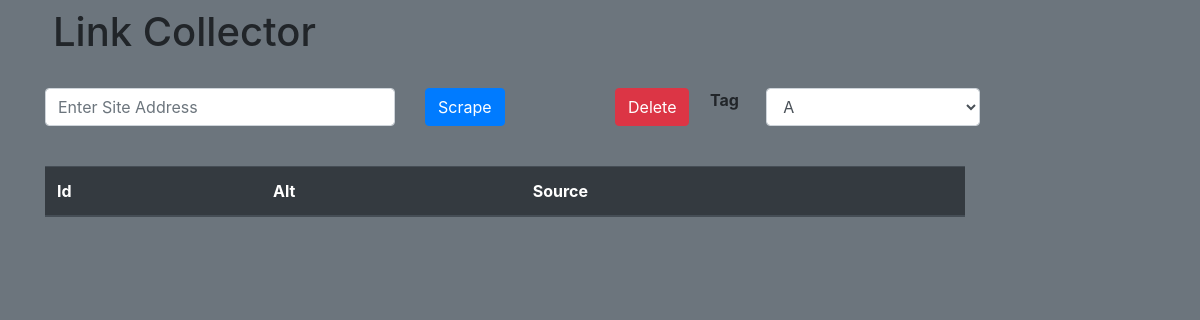
Before: /paragraphs with the older database file.
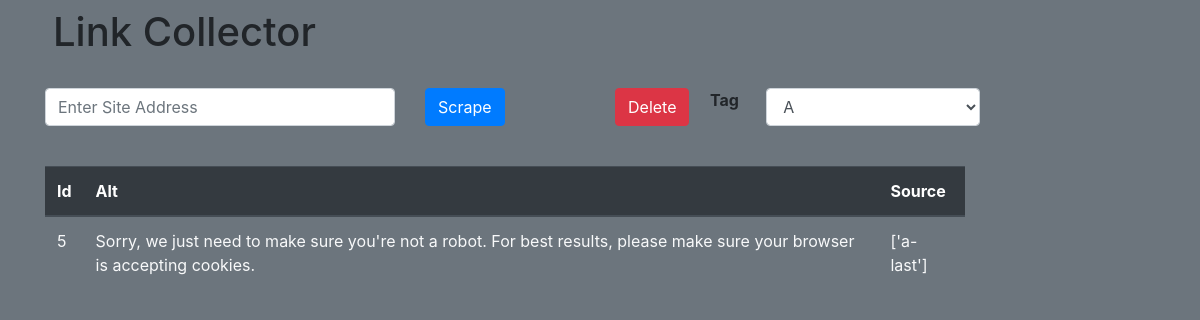
After: the same page with the newer database file.
### link_scrape/models.py (models this page shows, shortened)
class Paragraph(models.Model):
    tag = models.CharField(max_length=1000, default="paragraph")
    inner_text= models.CharField(max_length=1000, null=True, blank=True)
    class_name= models.CharField(max_length=1000, null=True, blank=True)

### link_scrape/views.py (the view)
# urls.py: path('paragraphs', views.para_view, name = 'paragraphs'),
def para_view(request):
    paragraphs = Paragraph.objects.all()
    return render(request, 'link_scrape/para.html', {"paragraphs": paragraphs})

### link_scrape/templates/link_scrape/para.html
{% extends 'link_scrape/base.html' %}
{% block body %}
        <div class="row">
            <div class="col-md-10">
                <table class="table">
                    <thead class="thead-dark">
                      <tr>
                        <th scope="col">Id</th>
                        <th scope="col">Alt</th>
                        <th scope="col">Source</th>
                      </tr>
                    </thead>
                    <tbody class='text-light'>
                        {% for p in paragraphs %}
                        {% if p.inner_text or p.class_name%}
                        <tr>
                            <td>{{p.id}}</td>
                            <td>{{p.inner_text}}</td>
                            <td>{{p.class_name}}</td>
                          </tr>
                        {% endif %}
                        {% endfor %}
                    </tbody>
                  </table>
            </div>
        </div>
{% endblock %}

Changed rows visible on the page:
added Paragraph: id "5", inner_text "Sorry, we just need to make sure you're not a robot. For best results, please make sure your browser is accepting cookies.", class_name "['a-last']"
